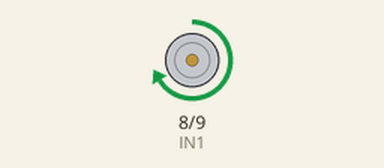
A sketch run on a simulated Arduino Uno, built with avr-gcc and run on an emulated ATmega328P. Parts: motor-driver pin pairs drawn as motors (green arrow = first pin HIGH = forward, orange = second pin HIGH = backward, longer = more drive, scaled by the enable pin).

Above: at 0.5 s.
At 2.5 s:
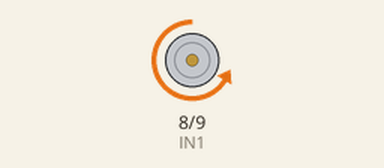
At 3.5 s:
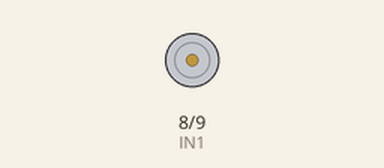
Timing chart, 0 to 5.2 s (numbered marks = the images above):
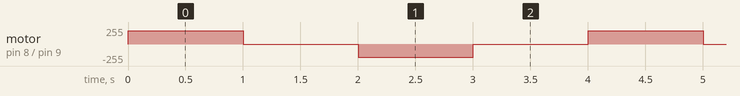

The sketch:

direction_change_motor_SPEED1.ino
```cpp
const int IN1 = 8;
const int IN2 = 9;
const int EN = 10;

void setup() {
  pinMode(IN1, OUTPUT);
  pinMode(IN2, OUTPUT);
  pinMode(EN, OUTPUT);     // Set EN as OUTPUT
}

void loop() {
  // Motor forward
  analogWrite(EN, 200);
  digitalWrite(IN1, HIGH);
  digitalWrite(IN2, LOW);
  delay(1000);

  // Motor stop
  digitalWrite(IN1, LOW);
  digitalWrite(IN2, LOW);
  analogWrite(EN, 0);      // Disable motor
  delay(1000);

  // Motor reverse
  analogWrite(EN, 200);
  digitalWrite(IN1, LOW);
  digitalWrite(IN2, HIGH);
  delay(1000);

  // Motor stop
  digitalWrite(IN1, LOW);
  digitalWrite(IN2, LOW);
  analogWrite(EN, 0);      // Disable motor
  delay(1000);
}
```

Measured:
- by itself, motor on pin 8 (IN1) / pin 9 (IN2): repeats every 4.0 s: stopped 1.0 s, backward 200/255 1.0 s, stopped 1.0 s, forward 200/255 1.0 s
